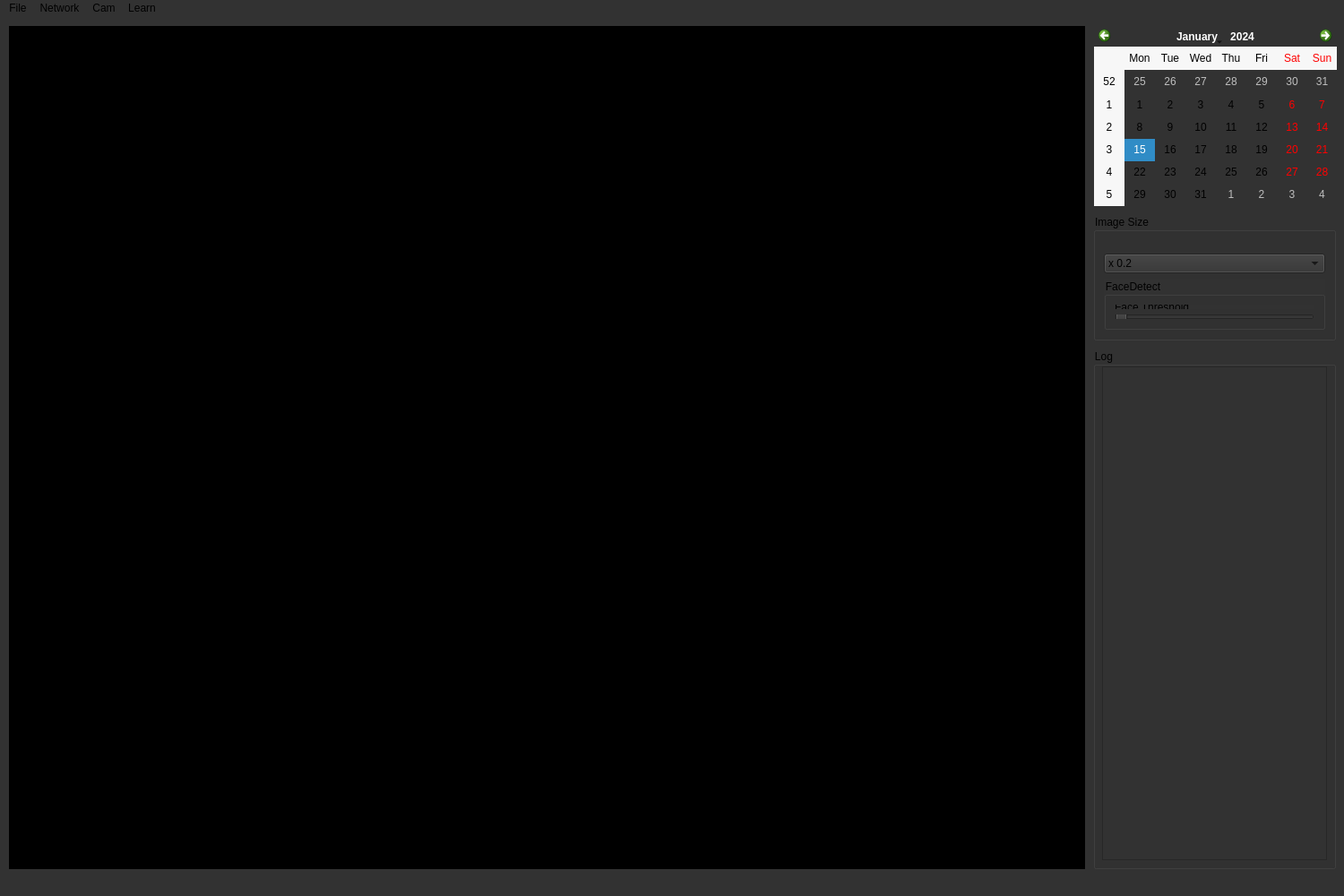
<?xml version="1.0" encoding="UTF-8"?>
<ui version="4.0">
 <class>MainWindow</class>
 <widget class="QMainWindow" name="MainWindow">
  <property name="geometry">
   <rect>
    <x>0</x>
    <y>0</y>
    <width>1500</width>
    <height>1000</height>
   </rect>
  </property>
  <property name="palette">
   <palette>
    <active>
     <colorrole role="Button">
      <brush brushstyle="SolidPattern">
       <color alpha="255">
        <red>50</red>
        <green>50</green>
        <blue>50</blue>
       </color>
      </brush>
     </colorrole>
     <colorrole role="Base">
      <brush brushstyle="SolidPattern">
       <color alpha="255">
        <red>50</red>
        <green>50</green>
        <blue>50</blue>
       </color>
      </brush>
     </colorrole>
     <colorrole role="Window">
      <brush brushstyle="SolidPattern">
       <color alpha="255">
        <red>50</red>
        <green>50</green>
        <blue>50</blue>
       </color>
      </brush>
     </colorrole>
     <colorrole role="Shadow">
      <brush brushstyle="SolidPattern">
       <color alpha="255">
        <red>62</red>
        <green>66</green>
        <blue>63</blue>
       </color>
      </brush>
     </colorrole>
    </active>
    <inactive>
     <colorrole role="Button">
      <brush brushstyle="SolidPattern">
       <color alpha="255">
        <red>50</red>
        <green>50</green>
        <blue>50</blue>
       </color>
      </brush>
     </colorrole>
     <colorrole role="Base">
      <brush brushstyle="SolidPattern">
       <color alpha="255">
        <red>50</red>
        <green>50</green>
        <blue>50</blue>
       </color>
      </brush>
     </colorrole>
     <colorrole role="Window">
      <brush brushstyle="SolidPattern">
       <color alpha="255">
        <red>50</red>
        <green>50</green>
        <blue>50</blue>
       </color>
      </brush>
     </colorrole>
     <colorrole role="Shadow">
      <brush brushstyle="SolidPattern">
       <color alpha="255">
        <red>62</red>
        <green>66</green>
        <blue>63</blue>
       </color>
      </brush>
     </colorrole>
    </inactive>
    <disabled>
     <colorrole role="Button">
      <brush brushstyle="SolidPattern">
       <color alpha="255">
        <red>50</red>
        <green>50</green>
        <blue>50</blue>
       </color>
      </brush>
     </colorrole>
     <colorrole role="Base">
      <brush brushstyle="SolidPattern">
       <color alpha="255">
        <red>50</red>
        <green>50</green>
        <blue>50</blue>
       </color>
      </brush>
     </colorrole>
     <colorrole role="Window">
      <brush brushstyle="SolidPattern">
       <color alpha="255">
        <red>50</red>
        <green>50</green>
        <blue>50</blue>
       </color>
      </brush>
     </colorrole>
     <colorrole role="Shadow">
      <brush brushstyle="SolidPattern">
       <color alpha="255">
        <red>62</red>
        <green>66</green>
        <blue>63</blue>
       </color>
      </brush>
     </colorrole>
    </disabled>
   </palette>
  </property>
  <property name="windowTitle">
   <string>MainWindow</string>
  </property>
  <property name="styleSheet">
   <string notr="true">background-color: rgb(50,50,50);</string>
  </property>
  <widget class="QWidget" name="centralwidget">
   <property name="palette">
    <palette>
     <active>
      <colorrole role="Button">
       <brush brushstyle="SolidPattern">
        <color alpha="255">
         <red>50</red>
         <green>50</green>
         <blue>50</blue>
        </color>
       </brush>
      </colorrole>
      <colorrole role="Light">
       <brush brushstyle="SolidPattern">
        <color alpha="255">
         <red>104</red>
         <green>106</green>
         <blue>97</blue>
        </color>
       </brush>
      </colorrole>
      <colorrole role="Midlight">
       <brush brushstyle="SolidPattern">
        <color alpha="255">
         <red>76</red>
         <green>76</green>
         <blue>76</blue>
        </color>
       </brush>
      </colorrole>
      <colorrole role="Base">
       <brush brushstyle="SolidPattern">
        <color alpha="255">
         <red>50</red>
         <green>50</green>
         <blue>50</blue>
        </color>
       </brush>
      </colorrole>
      <colorrole role="Window">
       <brush brushstyle="SolidPattern">
        <color alpha="255">
         <red>50</red>
         <green>50</green>
         <blue>50</blue>
        </color>
       </brush>
      </colorrole>
     </active>
     <inactive>
      <colorrole role="Button">
       <brush brushstyle="SolidPattern">
        <color alpha="255">
         <red>50</red>
         <green>50</green>
         <blue>50</blue>
        </color>
       </brush>
      </colorrole>
      <colorrole role="Light">
       <brush brushstyle="SolidPattern">
        <color alpha="255">
         <red>104</red>
         <green>106</green>
         <blue>97</blue>
        </color>
       </brush>
      </colorrole>
      <colorrole role="Midlight">
       <brush brushstyle="SolidPattern">
        <color alpha="255">
         <red>76</red>
         <green>76</green>
         <blue>76</blue>
        </color>
       </brush>
      </colorrole>
      <colorrole role="Base">
       <brush brushstyle="SolidPattern">
        <color alpha="255">
         <red>50</red>
         <green>50</green>
         <blue>50</blue>
        </color>
       </brush>
      </colorrole>
      <colorrole role="Window">
       <brush brushstyle="SolidPattern">
        <color alpha="255">
         <red>50</red>
         <green>50</green>
         <blue>50</blue>
        </color>
       </brush>
      </colorrole>
     </inactive>
     <disabled>
      <colorrole role="Button">
       <brush brushstyle="SolidPattern">
        <color alpha="255">
         <red>50</red>
         <green>50</green>
         <blue>50</blue>
        </color>
       </brush>
      </colorrole>
      <colorrole role="Light">
       <brush brushstyle="SolidPattern">
        <color alpha="255">
         <red>104</red>
         <green>106</green>
         <blue>97</blue>
        </color>
       </brush>
      </colorrole>
      <colorrole role="Midlight">
       <brush brushstyle="SolidPattern">
        <color alpha="255">
         <red>76</red>
         <green>76</green>
         <blue>76</blue>
        </color>
       </brush>
      </colorrole>
      <colorrole role="Base">
       <brush brushstyle="SolidPattern">
        <color alpha="255">
         <red>50</red>
         <green>50</green>
         <blue>50</blue>
        </color>
       </brush>
      </colorrole>
      <colorrole role="Window">
       <brush brushstyle="SolidPattern">
        <color alpha="255">
         <red>50</red>
         <green>50</green>
         <blue>50</blue>
        </color>
       </brush>
      </colorrole>
     </disabled>
    </palette>
   </property>
   <widget class="QGroupBox" name="groupBox">
    <property name="geometry">
     <rect>
      <x>1220</x>
      <y>370</y>
      <width>271</width>
      <height>581</height>
     </rect>
    </property>
    <property name="title">
     <string>Log</string>
    </property>
    <widget class="QListView" name="LISTVIEW_NETWORKTLOG">
     <property name="geometry">
      <rect>
       <x>10</x>
       <y>20</y>
       <width>251</width>
       <height>551</height>
      </rect>
     </property>
    </widget>
   </widget>
   <widget class="QLabel" name="QPIXMAX_IMAGE">
    <property name="geometry">
     <rect>
      <x>10</x>
      <y>10</y>
      <width>1201</width>
      <height>941</height>
     </rect>
    </property>
    <property name="styleSheet">
     <string notr="true">background-color: rgb(0,0,0);
</string>
    </property>
    <property name="text">
     <string/>
    </property>
    <property name="alignment">
     <set>Qt::AlignCenter</set>
    </property>
   </widget>
   <widget class="QGroupBox" name="GROUPBOX_IMAGESIZE">
    <property name="geometry">
     <rect>
      <x>1220</x>
      <y>220</y>
      <width>271</width>
      <height>141</height>
     </rect>
    </property>
    <property name="title">
     <string>Image Size</string>
    </property>
    <layout class="QVBoxLayout" name="verticalLayout_3">
     <item>
      <layout class="QVBoxLayout" name="verticalLayout">
       <property name="topMargin">
        <number>15</number>
       </property>
      </layout>
     </item>
     <item>
      <widget class="QComboBox" name="COMBOBOX_IMAGESIZE">
       <property name="styleSheet">
        <string notr="true">background rgb(255, 255, 255)</string>
       </property>
       <item>
        <property name="text">
         <string>x 0.2</string>
        </property>
       </item>
       <item>
        <property name="text">
         <string>x 0.5</string>
        </property>
       </item>
       <item>
        <property name="text">
         <string>x 0.7</string>
        </property>
       </item>
       <item>
        <property name="text">
         <string>x 0.9</string>
        </property>
       </item>
       <item>
        <property name="text">
         <string>x 1.0</string>
        </property>
       </item>
      </widget>
     </item>
     <item>
      <widget class="QGroupBox" name="GROUPBOX_FACEDETECT">
       <property name="title">
        <string>FaceDetect</string>
       </property>
       <layout class="QVBoxLayout" name="verticalLayout_2">
        <item>
         <widget class="QLabel" name="FACEDETECTLABEL_FACETHRESHOLD">
          <property name="text">
           <string>Face Threshold</string>
          </property>
         </widget>
        </item>
        <item>
         <widget class="QSlider" name="FACEDETECTHSLIDER_FACETHREAHOLD">
          <property name="orientation">
           <enum>Qt::Horizontal</enum>
          </property>
         </widget>
        </item>
       </layout>
      </widget>
     </item>
    </layout>
   </widget>
   <widget class="QCalendarWidget" name="calendarWidget">
    <property name="geometry">
     <rect>
      <x>1221</x>
      <y>10</y>
      <width>271</width>
      <height>201</height>
     </rect>
    </property>
   </widget>
  </widget>
  <widget class="QMenuBar" name="menubar">
   <property name="geometry">
    <rect>
     <x>0</x>
     <y>0</y>
     <width>1500</width>
     <height>26</height>
    </rect>
   </property>
   <widget class="QMenu" name="TOOLBAR_FILE">
    <property name="title">
     <string>File</string>
    </property>
    <addaction name="FILE_SAVEIMAGE"/>
    <addaction name="FILE_LOADIMAGE"/>
   </widget>
   <widget class="QMenu" name="menuNetwork">
    <property name="title">
     <string>Network</string>
    </property>
    <addaction name="NETWORK_CONNECT"/>
    <addaction name="NETWORK_DISCONNECT"/>
   </widget>
   <widget class="QMenu" name="menuCam">
    <property name="title">
     <string>Cam</string>
    </property>
    <addaction name="CAM_PLAY"/>
    <addaction name="CAM_STOP"/>
   </widget>
   <widget class="QMenu" name="menuLearn">
    <property name="title">
     <string>Learn</string>
    </property>
    <addaction name="LEARN_IMAGE"/>
    <addaction name="LEARN_MAKECSV"/>
    <addaction name="LEARN_GetFaceImages"/>
   </widget>
   <addaction name="TOOLBAR_FILE"/>
   <addaction name="menuNetwork"/>
   <addaction name="menuCam"/>
   <addaction name="menuLearn"/>
  </widget>
  <widget class="QStatusBar" name="statusbar"/>
  <action name="FILE_LOADEIMAGE">
   <property name="text">
    <string>Load Image</string>
   </property>
   <property name="shortcut">
    <string>Ctrl+O</string>
   </property>
  </action>
  <action name="FILE_SAVEIMAGE">
   <property name="text">
    <string>Save Image</string>
   </property>
   <property name="shortcut">
    <string>Ctrl+S</string>
   </property>
  </action>
  <action name="NETWORK_CONNECT">
   <property name="text">
    <string>Connect</string>
   </property>
  </action>
  <action name="NETWORK_DISCONNECT">
   <property name="text">
    <string>DisConnect</string>
   </property>
  </action>
  <action name="CAM_CONNECT">
   <property name="text">
    <string>Connect</string>
   </property>
  </action>
  <action name="CAM_PLAY">
   <property name="text">
    <string>Play</string>
   </property>
  </action>
  <action name="CAM_STOP">
   <property name="text">
    <string>Stop</string>
   </property>
  </action>
  <action name="CAMDISCONNECT">
   <property name="text">
    <string>Disconnect</string>
   </property>
  </action>
  <action name="FILE_LOADIMAGE">
   <property name="text">
    <string>Load Image</string>
   </property>
   <property name="shortcut">
    <string>Ctrl+O</string>
   </property>
  </action>
  <action name="LEARN_IMAGE">
   <property name="text">
    <string>Learn Image</string>
   </property>
  </action>
  <action name="FILE_MAKECSV">
   <property name="text">
    <string>Make csv file(dumy images)</string>
   </property>
  </action>
  <action name="LEARN_MAKECSV">
   <property name="text">
    <string>Make csv file(Images)</string>
   </property>
  </action>
  <action name="LEARN_GetFaceImages">
   <property name="text">
    <string>Get Face(Images)</string>
   </property>
  </action>
 </widget>
 <resources/>
 <connections/>
</ui>
